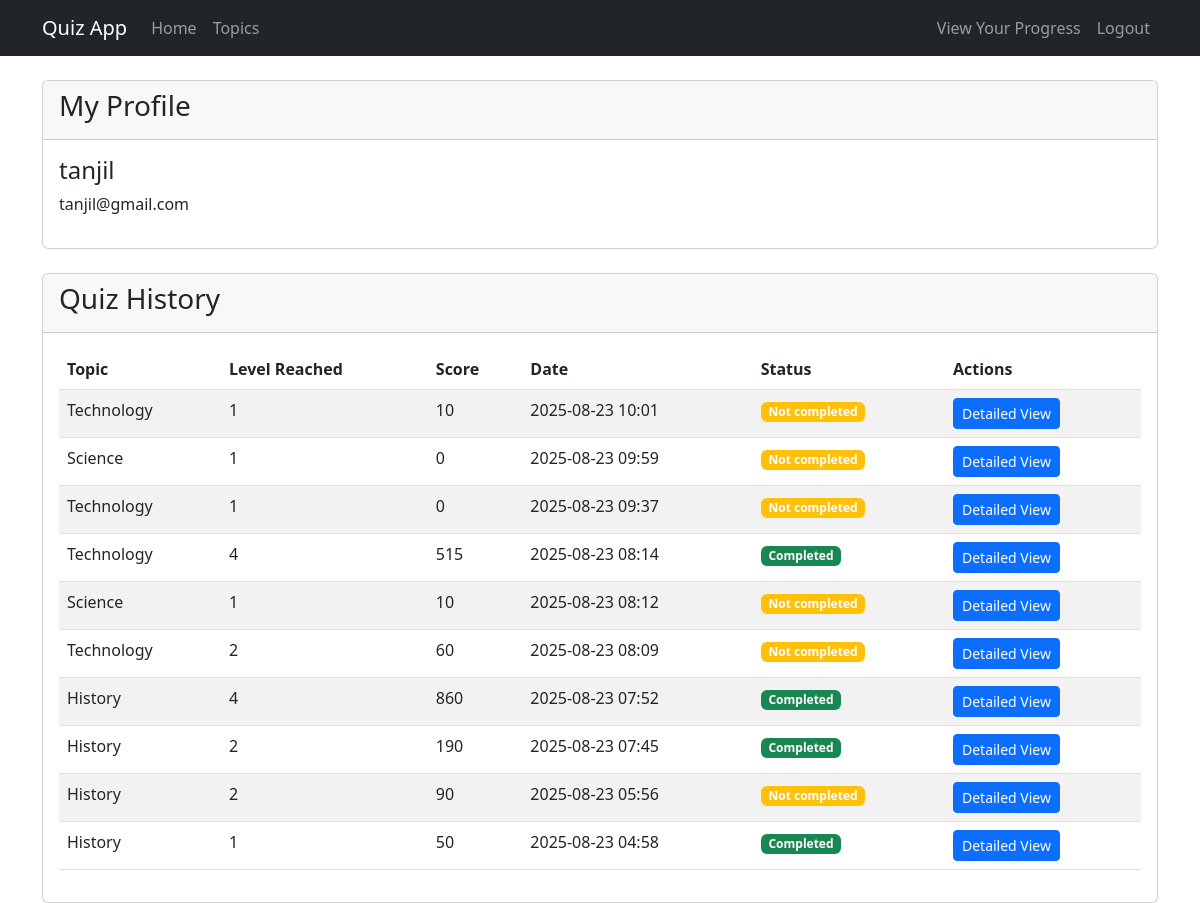
The app's page /profile (signed in) with its own data.
### app/models.py (models this page shows, shortened)
class User(db.Model, UserMixin):
    id = db.Column(db.Integer, primary_key=True)
    username = db.Column(db.String(64), unique=True, nullable=False)
    email = db.Column(db.String(120), unique=True, nullable=False)
    password_hash = db.Column(db.String(128), nullable=False)
    is_admin = db.Column(db.Boolean, default=False)
    quiz_attempts = db.relationship('QuizAttempt', backref='user', lazy=True)

class QuizAttempt(db.Model):
    id = db.Column(db.Integer, primary_key=True)
    user_id = db.Column(db.Integer, db.ForeignKey('user.id'), nullable=True)  # Nullable for anonymous users
    quiz_id = db.Column(db.Integer, db.ForeignKey('quiz.id'), nullable=False)
    level_reached = db.Column(db.Integer, default=1)
    score = db.Column(db.Integer, default=0)
    date_attempted = db.Column(db.DateTime, default=datetime.utcnow)
    is_complete = db.Column(db.Boolean, default=False)
    responses = db.relationship('QuestionResponse', backref='attempt', lazy=True, cascade="all, delete-orphan")

class Quiz(db.Model):
    id = db.Column(db.Integer, primary_key=True)
    topic = db.Column(db.String(50), nullable=False)
    attempts = db.relationship('QuizAttempt', backref='quiz', lazy=True)

### app/routes/auth.py (the view)
@auth_bp.route('/profile')
@login_required
def profile():
    attempts = QuizAttempt.query.filter_by(user_id=current_user.id)\
        .order_by(QuizAttempt.date_attempted.desc()).all()
    return render_template('auth/profile.html', attempts=attempts)

### app/__init__.py (called while the page is built)
def create_app():
    app = Flask(__name__, instance_relative_config=True)
    app.config['SECRET_KEY'] = 'your-secret-key'
    app.config['SQLALCHEMY_DATABASE_URI'] = 'sqlite:///' + os.path.join(app.instance_path, 'quiz.db')
    app.config['SQLALCHEMY_TRACK_MODIFICATIONS'] = False
    try:
        os.makedirs(app.instance_path)
    except OSError:
        pass
    db.init_app(app)
    login_manager.init_app(app)
    login_manager.login_view = 'auth.login'
    from app.routes.auth import auth_bp
    from app.routes.main import main_bp
    from app.routes.admin import admin_bp
    app.register_blueprint(auth_bp)
    app.register_blueprint(main_bp)
    app.register_blueprint(admin_bp)
    with app.app_context():
        db.create_all()
    @app.template_filter('non_negative')
    def non_negative_filter(value):
        return max(0, value)
    return app

### app/models.py (called while the page is built)
@login_manager.user_loader
def load_user(user_id):
    return User.query.get(int(user_id))

### app/templates/auth/profile.html (shortened to what this page needs)
{% extends 'base.html' %}
{% block content %}
<div class="card mb-4">
    <div class="card-header">
        <h3>My Profile</h3>
    </div>
    <div class="card-body">
        <h4>{{ current_user.username }}</h4>
        <p>{{ current_user.email }}</p>
    </div>
</div>
<div class="card">
    <div class="card-header">
        <h3>Quiz History</h3>
    </div>
    <div class="card-body">
        {% if attempts %}
            <div class="table-responsive">
                <table class="table table-striped">
                    <thead>
                        <tr>
                            <th>Topic</th>
                            <th>Level Reached</th>
                            <th>Score</th>
                            <th>Date</th>
                            <th>Status</th>
                            <th>Actions</th>
                        </tr>
                    </thead>
                    <tbody>
                        {% for attempt in attempts %}
                        <tr>
                            <td>{{ attempt.quiz.topic }}</td>
                            <td>{{ attempt.level_reached }}</td>
                            <td>{{ attempt.score|non_negative }}</td>
                            <td>{{ attempt.date_attempted.strftime('%Y-%m-%d %H:%M') }}</td>
                            <td>
                                {% if attempt.is_complete %}
                                    <span class="badge bg-success">Completed</span>
                                {% else %}
                                    <span class="badge bg-warning">Not completed</span>
                                {% endif %}
                            </td>
                            <td>
                                <a href="{{ url_for('auth.attempt_details', attempt_id=attempt.id) }}"
                                   class="btn btn-sm btn-primary">
                                    Detailed View
                                </a>
                            </td>
                        </tr>
                        {% endfor %}
                    </tbody>
                </table>
            </div>
        {% else %}
            <p class="text-center">You haven't taken any quizzes yet.</p>
            <div class="text-center">
                <a href="{{ url_for('main.topics') }}" class="btn btn-primary">Start a Quiz</a>
            </div>
        {% endif %}
    </div>
</div>
{% endblock %}

### app/templates/base.html (shortened to what this page needs)
<!DOCTYPE html>
<html lang="en">
<head>
    <link href="https://cdn.jsdelivr.net/npm/bootstrap@5.3.0-alpha1/dist/css/bootstrap.min.css" rel="stylesheet">
</head>
<body>
    <nav class="navbar navbar-expand-lg navbar-dark bg-dark">
        <div class="container">
            <a class="navbar-brand" href="{{ url_for('main.index') }}">Quiz App</a>
            <div class="collapse navbar-collapse" id="navbarNav">
                <ul class="navbar-nav me-auto">
                    <li class="nav-item">
                        <a class="nav-link" href="{{ url_for('main.index') }}">Home</a>
                    </li>
                    <li class="nav-item">
                        <a class="nav-link" href="{{ url_for('main.topics') }}">Topics</a>
                    </li>
                </ul>
                <ul class="navbar-nav ms-auto">
                    {% if current_user.is_authenticated %}
                        <li class="nav-item">
                            <a class="nav-link" href="{{ url_for('auth.profile') }}">View Your Progress</a>
                        </li>
                        <li class="nav-item">
                            <a class="nav-link" href="{{ url_for('auth.logout') }}">Logout</a>
                        </li>
                    {% endif %}
                </ul>
            </div>
        </div>
    </nav>
    <div class="container mt-4">
        {% block content %}{% endblock %}
    </div>
</body>
</html>

### records on screen
User: username "tanjil", email "tanjil@gmail.com"
QuizAttempt: quiz.topic "Technology", level_reached "1", score|non_negative "10", date_attempted "2025-08-23 10:01", is_complete "Not completed"
QuizAttempt: quiz.topic "Science", level_reached "1", score|non_negative "0", date_attempted "2025-08-23 09:59", is_complete "Not completed"
QuizAttempt: quiz.topic "Technology", level_reached "1", score|non_negative "0", date_attempted "2025-08-23 09:37", is_complete "Not completed"
QuizAttempt: quiz.topic "Technology", level_reached "4", score|non_negative "515", date_attempted "2025-08-23 08:14", is_complete "Completed"
QuizAttempt: quiz.topic "Science", level_reached "1", score|non_negative "10", date_attempted "2025-08-23 08:12", is_complete "Not completed"
QuizAttempt: quiz.topic "Technology", level_reached "2", score|non_negative "60", date_attempted "2025-08-23 08:09", is_complete "Not completed"
QuizAttempt: quiz.topic "History", level_reached "4", score|non_negative "860", date_attempted "2025-08-23 07:52", is_complete "Completed"
QuizAttempt: quiz.topic "History", level_reached "2", score|non_negative "190", date_attempted "2025-08-23 07:45", is_complete "Completed"
QuizAttempt: quiz.topic "History", level_reached "2", score|non_negative "90", date_attempted "2025-08-23 05:56", is_complete "Not completed"
QuizAttempt: quiz.topic "History", level_reached "1", score|non_negative "50", date_attempted "2025-08-23 04:58", is_complete "Completed"
